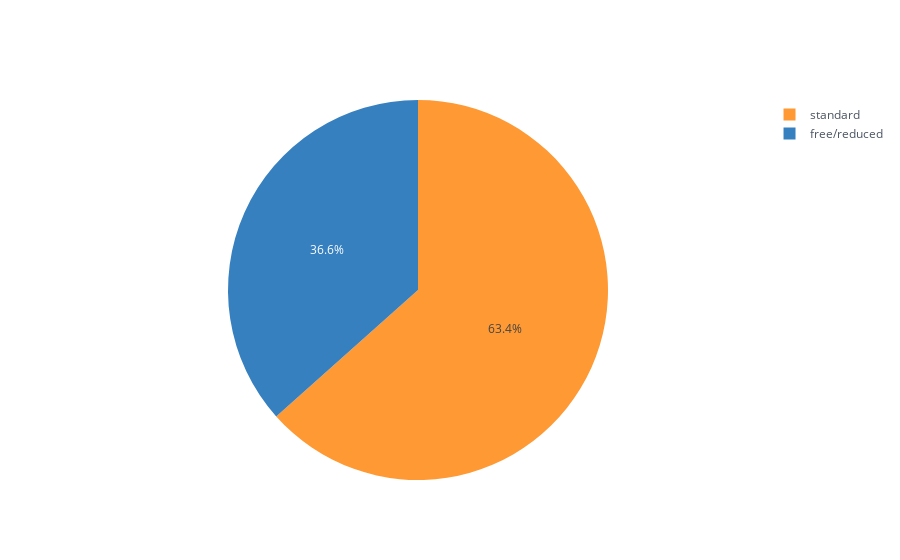

The notebook cell this image was saved under:
### Markdown cell above
Notemos que el 63.4% de los datos contienen alumnos con un lunch estándar:

### Code cell
df_1["lunch"].value_counts().reset_index().iplot(kind="pie", labels="lunch", values="count")

### Figure 1 — Plotly figure (JSON) as saved in the notebook; plotly's stock layout.template omitted (floating-point values rounded to 4 significant figures)
{"data": [{"labels": ["standard", "free/reduced"], "marker": {"colors": ["rgba(255, 153, 51, 1.0)", "rgba(55, 128, 191, 1.0)"]}, "name": "", "type": "pie", "values": [227, 131]}], "layout": {"autosize": true, "hiddenlabels": [], "legend": {"bgcolor": "#FFFFFF", "font": {"color": "#4D5663"}}, "paper_bgcolor": "#FFFFFF", "plot_bgcolor": "#FFFFFF", "title": {"font": {"color": "#4D5663"}}}}
